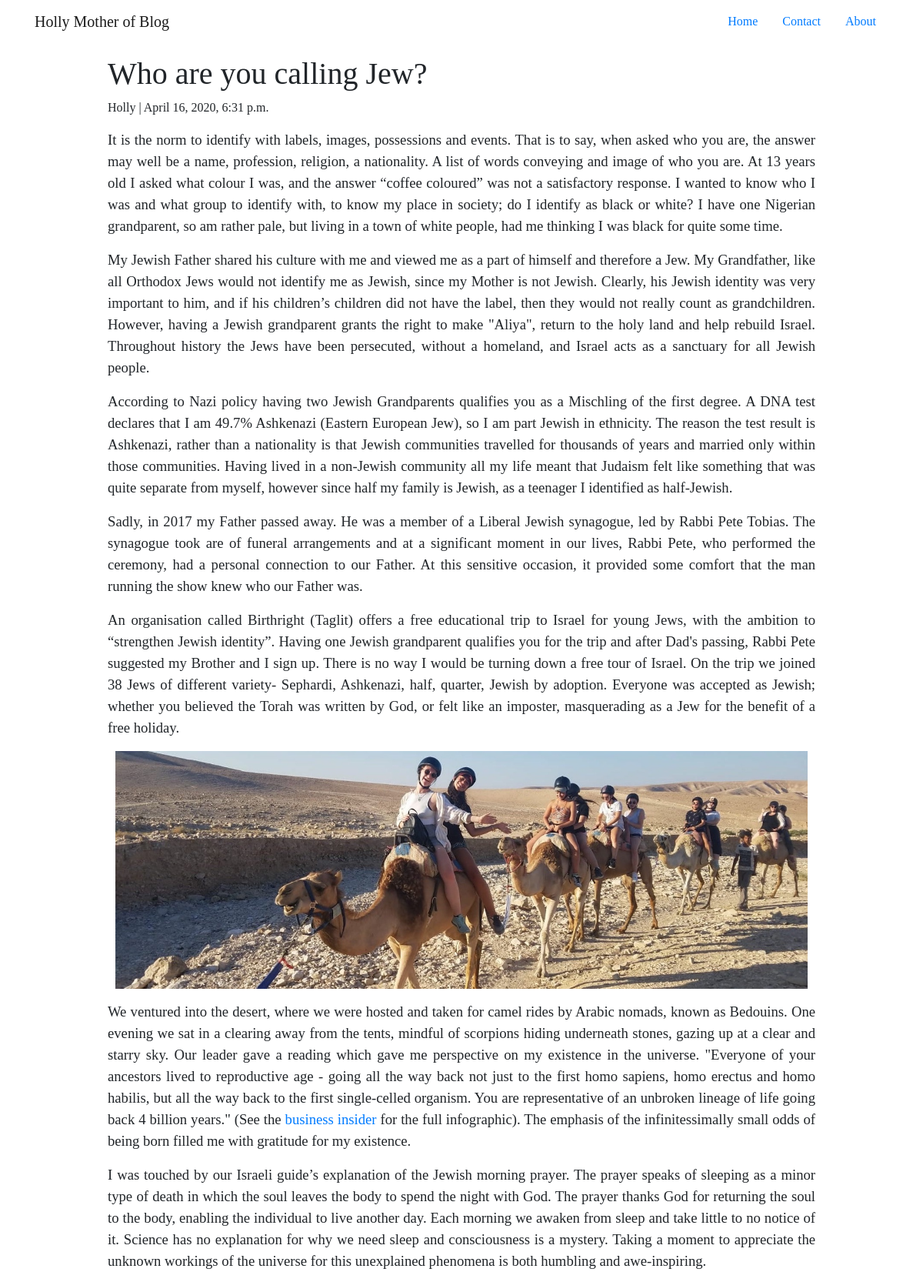
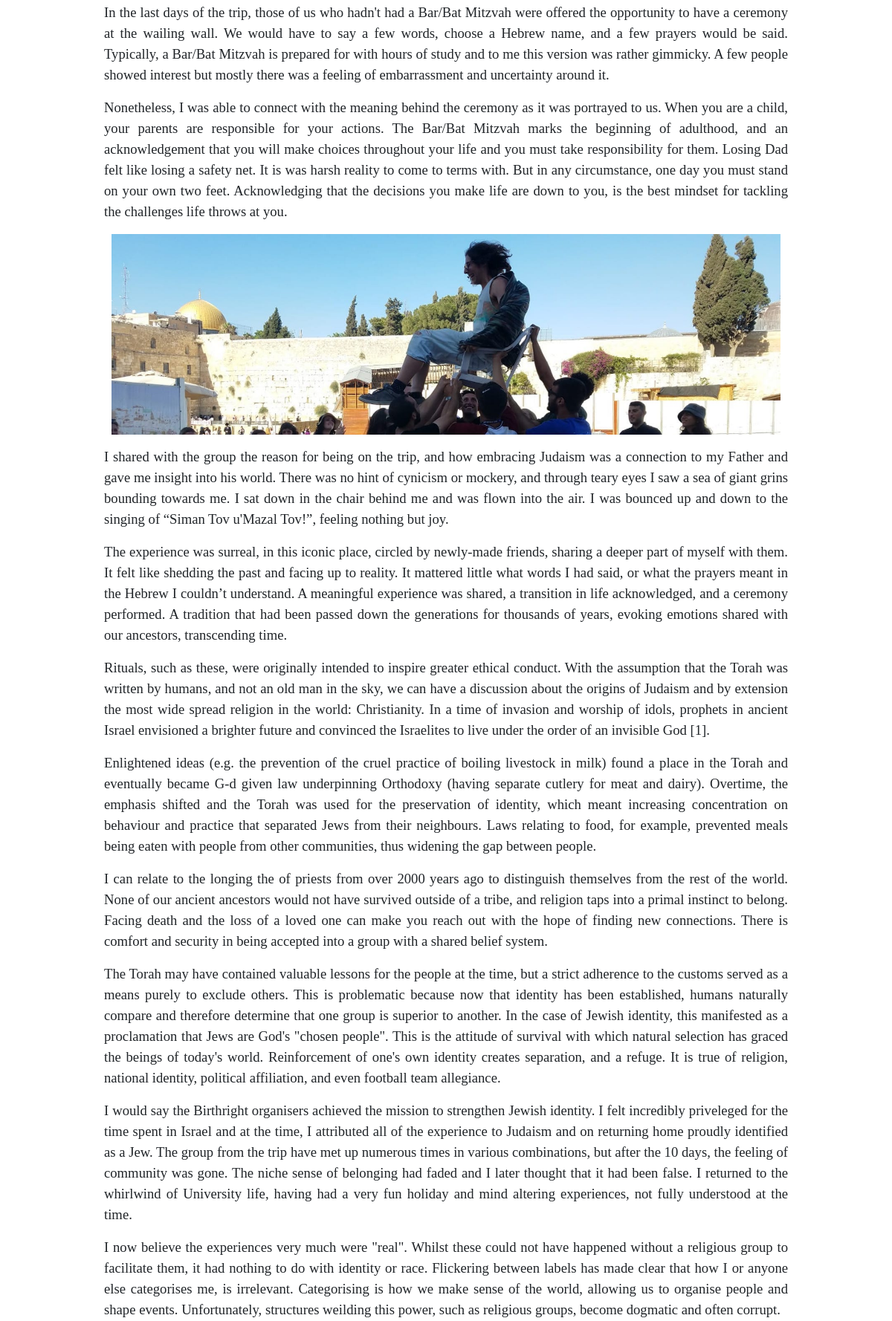
The app's page /who-are-you-calling-jew/ (upper part) with its own data (2 pictures, top to bottom).
### blog/models.py (models this page shows, shortened)
class Post(models.Model):
    title = models.CharField(max_length=200, unique=True)
    brief = models.CharField(max_length=200, unique=False, default='...')
    slug = models.SlugField(max_length=200, unique=True)
    author = models.ForeignKey(User, on_delete= models.CASCADE,related_name='blog_posts')
    updated_on = models.DateTimeField(auto_now= True)
    content = models.TextField()
    created_on = models.DateTimeField(auto_now_add=True)
    status = models.IntegerField(choices=STATUS, default=0)
    cover_image = models.CharField(max_length=50, default='')
    ready = models.IntegerField(choices=STATUS,default=0)
    class Meta:
        ordering = ['-created_on']

### blog/views.py (the view)
# urls.py: path('<slug:slug>/', views.PostDetail.as_view(), name='post_detail'),
class PostDetail(generic.DetailView):
    model = Post
    template_name = 'blog/post_detail.html'

### blog/templates/blog/post_detail.html (shortened to what this page needs)
{% extends 'blog/header.html' %}
{% block content %}
<head>
    {% load static %}
    <link rel="stylesheet" href="https://stackpath.bootstrapcdn.com/bootstrap/4.3.1/css/bootstrap.min.css">
    <link rel="stylesheet" href="{% static 'blogcss/style2.css' %}">
</head>
<body>
  <div class="container">
    <div class="row">
      <div class="col-md-8 col-md-10 mx-auto">
        <br>
        <br>
        <br>
        <h1>{% block title %} {{ post.title }} {% endblock title %}</h1>
        <p class="text-faded">{{ post.author }} | {{ post.created_on }}</p>
        <p class="card-text">{{ post.content | safe}}</p>
      </div>
    </div>
  </div>
</body>
{% endblock %}

### static/blogcss/style2.css (style rules this page uses)
body { font-family: "Georgia", Georgia, serif; }
p { text-align: justify; }

### records on screen
Post: title "Who are you calling Jew?", author "Holly", created_on "April 16, 2020, 6:31 p.m.", content "It is the norm to identify with labels, images, possessions and events. That is to say, when asked who you are, the answer may well be a name, profession, religion, a nationality. A list of words conveying and image of who you are. At 13 years old I asked what colour I was, and the answer “coffee coloured” was not a satisfactory response. I wanted to know who I was and what group to identify with, to know my place in society; do I identify as black or white? I have one Nigerian grandparent, so am rather pale, but living in a town of white people, had me thinking I was black for quite some time. My Jewish Father shared his culture with me and viewed me as a part of himself and therefore a…", content (picture)
